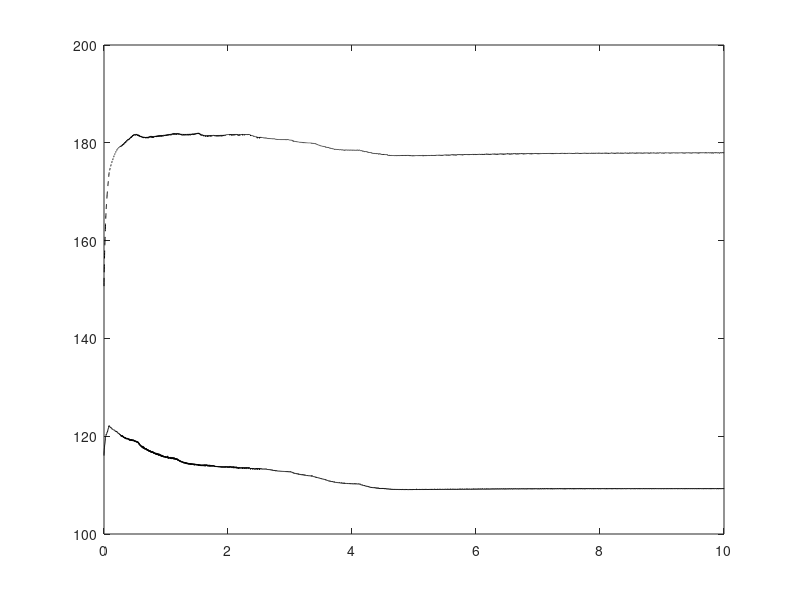
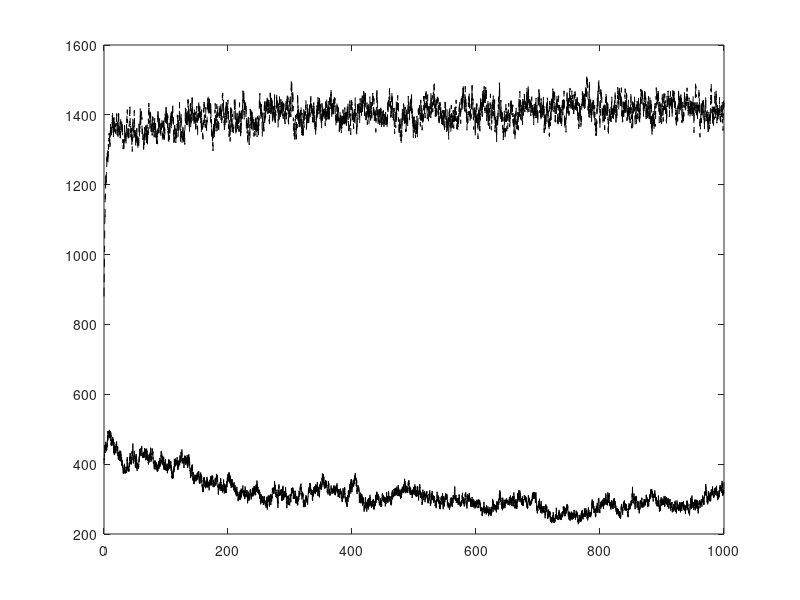

Source code (MATLAB) for these figures, in order:
clear; close all;


fig = figure('Renderer', 'painters'); % So it plots in ubuntu 8.04
axes('Parent',fig,'FontSize',24);
VertexFractionalLengths = load('Vertex/results_from_time_0/fractionallengths.dat')
plot(VertexFractionalLengths(:,1),VertexFractionalLengths(:,2),'k')
hold on
plot(VertexFractionalLengths(:,1),VertexFractionalLengths(:,3),'k--')

print -dpng VertexfractionalLength

fig = figure('Renderer', 'painters'); % So it plots in ubuntu 8.04
axes('Parent',fig,'FontSize',24);

PottsFractionalLengths = load('Potts/results_from_time_0/fractionallengths.dat')
plot(PottsFractionalLengths(:,1),PottsFractionalLengths(:,2),'k')
hold on
plot(PottsFractionalLengths(:,1),PottsFractionalLengths(:,3),'k--')

print -dpng PottsFractionalLength